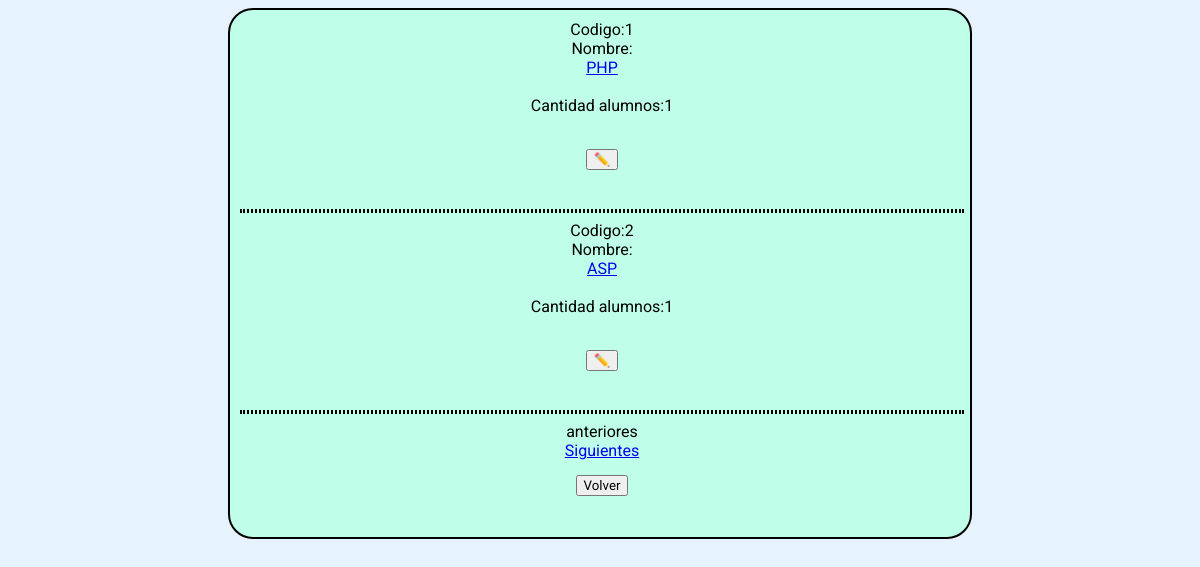
The page /PHP/Exercise01PHP/registroCursos.php on the database its author committed.
### tables this page shows
CREATE TABLE `cursos` (
  `codigoCurso` int(10) UNSIGNED NOT NULL,
  `nombreCurso` varchar(50) NOT NULL
);

### PHP/Exercise01PHP/registroCursos.php (the view, shortened to what this page needs)
<html>
<head>
  <link rel="stylesheet" href="../css/style00.css">
</head>
<body>
  <section class="tablas">
    <?php
      if (isset($_REQUEST['pos'])){
        $inicio = $_REQUEST['pos'];
      }
      else{
        $inicio = 0;
      }
      $page = 2
    ?>
  <?php
  $conexion = mysqli_connect("localhost", "root", "", "php01taller") or
  die("Problemas con la conexión");
  $registros = mysqli_query($conexion, "select cur.codigoCurso, cur.nombreCurso, count(alu.codigoAlum) as cantidad,alu.nombre,alu.codCurso from cursos as cur
  inner join alumnos as alu on cur.codigoCurso=alu.codCurso group by alu.codCurso limit $inicio, $page") or
    die("Problemas en el select:" . mysqli_error($conexion));
  $impresos = 0;
  while ($reg = mysqli_fetch_array($registros) ) {
    $impresos++;
    echo "Codigo:" . $reg['codigoCurso'] . "<br>";
    echo "Nombre:". "<a href=cantidadAlumnos.php?codigocur=$reg[codigoCurso]>$reg[nombreCurso]</a><br>";
    echo "Cantidad alumnos:" . $reg['cantidad'] . "<br>";
    echo "<br>";
    echo "<form action='updateCurso.php' method='get'>
    <input type='hidden' name='oldCode' value='$reg[codigoCurso]'>
    <input type='submit' value='✏️'>
    </form>";
    echo "<hr>";
  }
  if ($inicio == 0)
    echo "anteriores ";
  else {
    $anterior = $inicio - $page;
    echo "<a href=\"registroCursos.php?pos=$anterior\">Anteriores </a>";
  }
  if ($impresos == $page) {
    $proximo = $inicio + $page;
    echo "<a href=\"registroCursos.php?pos=$proximo\">Siguientes</a>";
  } else
    echo "siguientes";
  ?>
  <form action="../menu.php" method="post">
    <input type="submit" value="Volver">
  </form>
  </section>
</body>
</html>

### PHP/css/style00.css (style rules this page uses)
* { font-family: 'Roboto','sans-serif'; }
html { background-color: rgb(230, 242, 252); }
section { display: flex; flex-wrap: wrap; min-width: 400px; max-width: 720px; text-align: center; justify-items: auto; background-color: midnightblue; border: solid 2px rgb(0, 0, 0); border-radius: 25px ; margin: 0 auto; padding: 10px; }
input { margin: 15px; }
section.tablas { background-color: rgb(191, 255, 234); display:felx; flex-direction: column; }
hr { border: solid black 2px; width: 100%; border-style: dotted; }

### rows shown on the page
cursos: codigoCurso "1", nombreCurso "PHP", cantidad "1"
cursos: codigoCurso "2", nombreCurso "ASP", cantidad "1"
